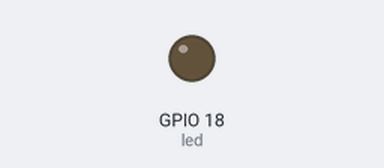
This program was run on a simulated Raspberry Pi (BCM pin numbers). Shown: output pins drawn as LEDs (lit = HIGH). At 8.1 s the program stops and its outputs stay as they are.

Above: at 0.45 s.
At 4.6 s:
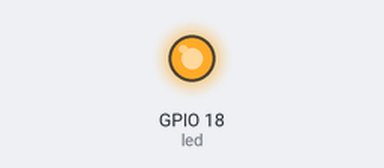
Timing chart, 0 to 9.0 s (numbered marks = the images above):
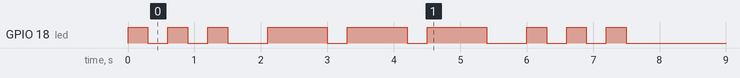

The program:

morse_led.py
```python
from gpiozero import LED
from time import sleep

class MorseCodeGenerator:
    led=LED(18)
    dot_duration=.3
    dash_duration=dot_duration*3
    word_spacing_duration=dot_duration*7

    MORSE_CODE= { 'A':'.-', 'B':'-...',
                    'C':'-.-.', 'D':'-..', 'E':'.',
                    'F':'..-.', 'G':'--.', 'H':'....',
                    'I':'..', 'J':'.---', 'K':'-.-',
                    'L':'.-..', 'M':'--', 'N':'-.',
                    'O':'---', 'P':'.--.', 'Q':'--.-',
                    'R':'.-.', 'S':'...', 'T':'-',
                    'U':'..-', 'V':'...-', 'W':'.--',
                    'X':'-..-', 'Y':'-.--', 'Z':'--..',
                    '1':'.----', '2':'..---', '3':'...--',
                    '4':'....-', '5':'.....', '6':'-....',
                    '7':'--...', '8':'---..', '9':'----.',
                    '0':'-----', ', ':'--..--', '.':'.-.-.-',
                    '?':'..--..', '/':'-..-.', '-':'-....-',
                    '(':'-.--.', ')':'-.--.-', ' ': ' '}

    def transmit_message(self, message):
        for letter in message:
            morse_code_letter=self.MORSE_CODE[letter.upper()]
            for dash_dot in morse_code_letter:
                if dash_dot=='.':
                    self.dot()
                elif dash_dot=='-':
                    self.dash()
                elif dash_dot==' ':
                    self.word_spacing()
            self.letter_spacing()

    def dot(self):
        self.led.blink(self.dot_duration, self.dot_duration,1, False)
    def dash(self):
        self.led.blink(self.dash_duration, self.dot_duration,1, False)
    def letter_spacing(self):
        sleep(self.dot_duration)
    def word_spacing(self):
        sleep(self.word_spacing_duration-self.dot_duration)

if __name__=='__main__':
    morse_code_generator=MorseCodeGenerator()
    morse_code_generator.transmit_message('SOS')
        
```

Measured:
- by itself, GPIO 18 (led): LOW → HIGH at 0.00 s, → LOW 0.30 s later, → HIGH 0.30 s later, → LOW 0.30 s later, … (18 changes in this stretch)
